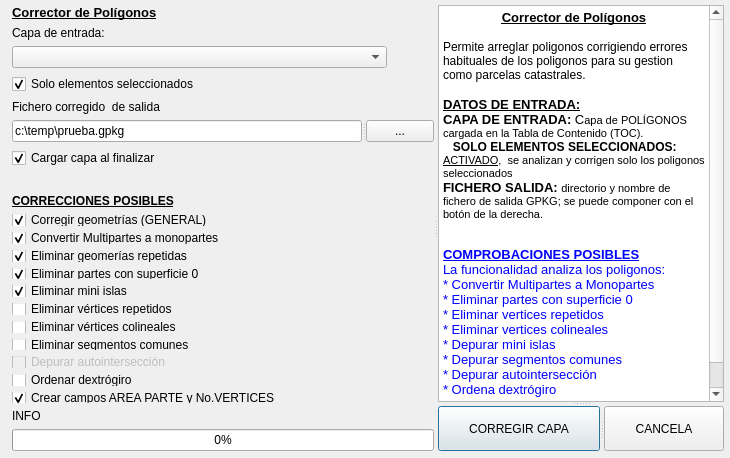
<?xml version="1.0" encoding="UTF-8"?>
<ui version="4.0">
 <author>Agustín Solabre</author>
 <class>catastro_revisaPolig</class>
 <widget class="QDialog" name="catastro_revisaPolig">
  <property name="geometry">
   <rect>
    <x>0</x>
    <y>0</y>
    <width>730</width>
    <height>458</height>
   </rect>
  </property>
  <property name="minimumSize">
   <size>
    <width>700</width>
    <height>360</height>
   </size>
  </property>
  <property name="maximumSize">
   <size>
    <width>810</width>
    <height>600</height>
   </size>
  </property>
  <property name="windowTitle">
   <string>Corregir Polígonos</string>
  </property>
  <widget class="QSplitter" name="splCompleto">
   <property name="geometry">
    <rect>
     <x>12</x>
     <y>5</y>
     <width>712</width>
     <height>446</height>
    </rect>
   </property>
   <property name="orientation">
    <enum>Qt::Horizontal</enum>
   </property>
   <widget class="QWidget" name="layoutWidget">
    <layout class="QVBoxLayout" name="verticalLayout_2">
     <property name="sizeConstraint">
      <enum>QLayout::SetMaximumSize</enum>
     </property>
     <item>
      <widget class="QLabel" name="lblTitulo">
       <property name="font">
        <font>
         <pointsize>10</pointsize>
         <weight>75</weight>
         <bold>true</bold>
         <underline>true</underline>
        </font>
       </property>
       <property name="text">
        <string>Corrector de Polígonos</string>
       </property>
      </widget>
     </item>
     <item>
      <widget class="QLabel" name="lblCapaENTRADA">
       <property name="text">
        <string>Capa de entrada:</string>
       </property>
      </widget>
     </item>
     <item>
      <widget class="QComboBox" name="cbxCapaentrada">
       <property name="sizePolicy">
        <sizepolicy hsizetype="Fixed" vsizetype="Fixed">
         <horstretch>0</horstretch>
         <verstretch>0</verstretch>
        </sizepolicy>
       </property>
       <property name="minimumSize">
        <size>
         <width>375</width>
         <height>0</height>
        </size>
       </property>
      </widget>
     </item>
     <item>
      <widget class="QCheckBox" name="chbELEMSELEC">
       <property name="text">
        <string>Solo elementos seleccionados</string>
       </property>
       <property name="checked">
        <bool>true</bool>
       </property>
      </widget>
     </item>
     <item>
      <widget class="QLabel" name="lblFichSALIDA">
       <property name="text">
        <string>Fichero corregido  de salida</string>
       </property>
      </widget>
     </item>
     <item>
      <widget class="QSplitter" name="splitter">
       <property name="orientation">
        <enum>Qt::Horizontal</enum>
       </property>
       <widget class="QLineEdit" name="lneGPKGsalida">
        <property name="sizePolicy">
         <sizepolicy hsizetype="Fixed" vsizetype="Fixed">
          <horstretch>0</horstretch>
          <verstretch>0</verstretch>
         </sizepolicy>
        </property>
        <property name="minimumSize">
         <size>
          <width>350</width>
          <height>0</height>
         </size>
        </property>
        <property name="text">
         <string>c:\temp\prueba.gpkg</string>
        </property>
       </widget>
       <widget class="QToolButton" name="btnSeleccionfich">
        <property name="text">
         <string>...</string>
        </property>
       </widget>
      </widget>
     </item>
     <item>
      <widget class="QCheckBox" name="chbCARGAGML">
       <property name="text">
        <string>Cargar capa al finalizar</string>
       </property>
       <property name="checked">
        <bool>true</bool>
       </property>
      </widget>
     </item>
     <item>
      <spacer name="verticalSpacer_2">
       <property name="orientation">
        <enum>Qt::Vertical</enum>
       </property>
       <property name="sizeHint" stdset="0">
        <size>
         <width>20</width>
         <height>40</height>
        </size>
       </property>
      </spacer>
     </item>
     <item>
      <spacer name="horizontalSpacer">
       <property name="orientation">
        <enum>Qt::Horizontal</enum>
       </property>
       <property name="sizeHint" stdset="0">
        <size>
         <width>40</width>
         <height>20</height>
        </size>
       </property>
      </spacer>
     </item>
     <item>
      <spacer name="verticalSpacer">
       <property name="orientation">
        <enum>Qt::Vertical</enum>
       </property>
       <property name="sizeHint" stdset="0">
        <size>
         <width>20</width>
         <height>40</height>
        </size>
       </property>
      </spacer>
     </item>
     <item>
      <widget class="QLabel" name="label_4">
       <property name="font">
        <font>
         <pointsize>9</pointsize>
         <weight>75</weight>
         <bold>true</bold>
         <underline>true</underline>
        </font>
       </property>
       <property name="text">
        <string>CORRECCIONES POSIBLES</string>
       </property>
      </widget>
     </item>
     <item>
      <widget class="QSplitter" name="splitter_2">
       <property name="orientation">
        <enum>Qt::Horizontal</enum>
       </property>
       <widget class="QWidget" name="layoutWidget">
        <layout class="QVBoxLayout" name="verticalLayout">
         <item>
          <widget class="QCheckBox" name="chbCorregirGeom">
           <property name="text">
            <string>Corregir geometrías (GENERAL)</string>
           </property>
           <property name="checked">
            <bool>true</bool>
           </property>
          </widget>
         </item>
         <item>
          <widget class="QCheckBox" name="chbConvMultiMono">
           <property name="text">
            <string>Convertir Multipartes a monopartes</string>
           </property>
           <property name="checked">
            <bool>true</bool>
           </property>
          </widget>
         </item>
         <item>
          <widget class="QCheckBox" name="chbElimGeomRep">
           <property name="enabled">
            <bool>true</bool>
           </property>
           <property name="text">
            <string>Eliminar geomerías repetidas</string>
           </property>
           <property name="checked">
            <bool>true</bool>
           </property>
          </widget>
         </item>
         <item>
          <widget class="QCheckBox" name="chbElimSup0">
           <property name="enabled">
            <bool>true</bool>
           </property>
           <property name="text">
            <string>Eliminar partes con superficie 0</string>
           </property>
           <property name="checked">
            <bool>true</bool>
           </property>
          </widget>
         </item>
         <item>
          <widget class="QCheckBox" name="chbElimMiniIslas">
           <property name="enabled">
            <bool>true</bool>
           </property>
           <property name="text">
            <string>Eliminar mini islas</string>
           </property>
           <property name="checked">
            <bool>true</bool>
           </property>
          </widget>
         </item>
         <item>
          <widget class="QCheckBox" name="chbElimVertRepet">
           <property name="enabled">
            <bool>true</bool>
           </property>
           <property name="text">
            <string>Eliminar vértices repetidos</string>
           </property>
           <property name="checked">
            <bool>false</bool>
           </property>
          </widget>
         </item>
         <item>
          <widget class="QCheckBox" name="chbElimVertColin">
           <property name="enabled">
            <bool>true</bool>
           </property>
           <property name="text">
            <string>Eliminar vértices colineales</string>
           </property>
           <property name="checked">
            <bool>false</bool>
           </property>
          </widget>
         </item>
         <item>
          <widget class="QCheckBox" name="chbElimSegmComun">
           <property name="enabled">
            <bool>true</bool>
           </property>
           <property name="text">
            <string>Eliminar segmentos comunes</string>
           </property>
           <property name="checked">
            <bool>false</bool>
           </property>
          </widget>
         </item>
         <item>
          <widget class="QCheckBox" name="chbDepurarAutoint">
           <property name="enabled">
            <bool>false</bool>
           </property>
           <property name="text">
            <string>Depurar autointersección</string>
           </property>
           <property name="checked">
            <bool>false</bool>
           </property>
          </widget>
         </item>
         <item>
          <widget class="QCheckBox" name="chbOrdenarDextro">
           <property name="enabled">
            <bool>true</bool>
           </property>
           <property name="text">
            <string>Ordenar dextrógiro</string>
           </property>
           <property name="checked">
            <bool>false</bool>
           </property>
          </widget>
         </item>
         <item>
          <widget class="QCheckBox" name="chbCreaCAMPOS">
           <property name="enabled">
            <bool>true</bool>
           </property>
           <property name="text">
            <string>Crear campos AREA PARTE y No.VERTICES</string>
           </property>
           <property name="checked">
            <bool>true</bool>
           </property>
          </widget>
         </item>
        </layout>
       </widget>
      </widget>
     </item>
     <item>
      <widget class="QLabel" name="lblINFO">
       <property name="enabled">
        <bool>true</bool>
       </property>
       <property name="text">
        <string>INFO</string>
       </property>
      </widget>
     </item>
     <item>
      <widget class="QProgressBar" name="progressBar">
       <property name="value">
        <number>0</number>
       </property>
      </widget>
     </item>
    </layout>
   </widget>
   <widget class="QSplitter" name="splitter_4">
    <property name="sizePolicy">
     <sizepolicy hsizetype="Minimum" vsizetype="Expanding">
      <horstretch>0</horstretch>
      <verstretch>0</verstretch>
     </sizepolicy>
    </property>
    <property name="minimumSize">
     <size>
      <width>239</width>
      <height>0</height>
     </size>
    </property>
    <property name="orientation">
     <enum>Qt::Vertical</enum>
    </property>
    <widget class="QTextBrowser" name="txbAyuda">
     <property name="html">
      <string>&lt;!DOCTYPE HTML PUBLIC &quot;-//W3C//DTD HTML 4.0//EN&quot; &quot;http://www.w3.org/TR/REC-html40/strict.dtd&quot;&gt;
&lt;html&gt;&lt;head&gt;&lt;meta name=&quot;qrichtext&quot; content=&quot;1&quot; /&gt;&lt;style type=&quot;text/css&quot;&gt;
p, li { white-space: pre-wrap; }
&lt;/style&gt;&lt;/head&gt;&lt;body style=&quot; font-family:'MS Shell Dlg 2'; font-size:8.25pt; font-weight:400; font-style:normal;&quot;&gt;
&lt;p align=&quot;center&quot; style=&quot; margin-top:0px; margin-bottom:0px; margin-left:0px; margin-right:0px; -qt-block-indent:0; text-indent:0px;&quot;&gt;&lt;span style=&quot; font-size:10pt; font-weight:600; text-decoration: underline;&quot;&gt;Corrector de Polígonos&lt;/span&gt;&lt;/p&gt;
&lt;p align=&quot;center&quot; style=&quot;-qt-paragraph-type:empty; margin-top:0px; margin-bottom:0px; margin-left:0px; margin-right:0px; -qt-block-indent:0; text-indent:0px; font-size:10pt; text-decoration: underline;&quot;&gt;&lt;br /&gt;&lt;/p&gt;
&lt;p style=&quot; margin-top:0px; margin-bottom:0px; margin-left:0px; margin-right:0px; -qt-block-indent:0; text-indent:0px;&quot;&gt;&lt;span style=&quot; font-size:9pt;&quot;&gt;Permite arreglar poligonos corrigiendo errores habituales de los poligonos para su gestion como parcelas catastrales.&lt;/span&gt;&lt;/p&gt;
&lt;p style=&quot;-qt-paragraph-type:empty; margin-top:0px; margin-bottom:0px; margin-left:0px; margin-right:0px; -qt-block-indent:0; text-indent:0px; font-size:10pt;&quot;&gt;&lt;br /&gt;&lt;/p&gt;
&lt;p style=&quot; margin-top:0px; margin-bottom:0px; margin-left:0px; margin-right:0px; -qt-block-indent:0; text-indent:0px;&quot;&gt;&lt;span style=&quot; font-size:10pt; font-weight:600; text-decoration: underline;&quot;&gt;DATOS DE ENTRADA:&lt;/span&gt;&lt;/p&gt;
&lt;p style=&quot; margin-top:0px; margin-bottom:0px; margin-left:0px; margin-right:0px; -qt-block-indent:0; text-indent:0px;&quot;&gt;&lt;span style=&quot; font-size:10pt; font-weight:600;&quot;&gt;CAPA DE ENTRADA:&lt;/span&gt;&lt;span style=&quot; font-size:10pt;&quot;&gt; C&lt;/span&gt;&lt;span style=&quot; font-size:8pt;&quot;&gt;apa de POLÍGONOS cargada en la Tabla de Contenido (TOC).&lt;/span&gt;&lt;/p&gt;
&lt;p style=&quot; margin-top:0px; margin-bottom:0px; margin-left:0px; margin-right:0px; -qt-block-indent:0; text-indent:0px;&quot;&gt;&lt;span style=&quot; font-size:9pt; font-weight:600;&quot;&gt;   SOLO ELEMENTOS SELECCIONADOS:&lt;/span&gt; &lt;span style=&quot; text-decoration: underline;&quot;&gt;ACTIVADO&lt;/span&gt;,  se analizan y corrigen solo los poligonos seleccionados&lt;/p&gt;
&lt;p style=&quot; margin-top:0px; margin-bottom:0px; margin-left:0px; margin-right:0px; -qt-block-indent:0; text-indent:0px;&quot;&gt;&lt;span style=&quot; font-size:10pt; font-weight:600;&quot;&gt;FICHERO SALIDA:&lt;/span&gt;&lt;span style=&quot; font-size:10pt;&quot;&gt; &lt;/span&gt;&lt;span style=&quot; font-size:8pt;&quot;&gt;directorio y nombre de fichero de salida GPKG; se puede componer con el botón de la derecha.&lt;/span&gt;&lt;/p&gt;
&lt;p style=&quot;-qt-paragraph-type:empty; margin-top:0px; margin-bottom:0px; margin-left:0px; margin-right:0px; -qt-block-indent:0; text-indent:0px;&quot;&gt;&lt;br /&gt;&lt;/p&gt;
&lt;p style=&quot;-qt-paragraph-type:empty; margin-top:0px; margin-bottom:0px; margin-left:0px; margin-right:0px; -qt-block-indent:0; text-indent:0px;&quot;&gt;&lt;br /&gt;&lt;/p&gt;
&lt;p style=&quot; margin-top:0px; margin-bottom:0px; margin-left:0px; margin-right:0px; -qt-block-indent:0; text-indent:0px;&quot;&gt;&lt;span style=&quot; font-size:10pt; font-weight:600; text-decoration: underline; color:#0000ff;&quot;&gt;COMPROBACIONES POSIBLES&lt;/span&gt;&lt;/p&gt;
&lt;p style=&quot; margin-top:0px; margin-bottom:0px; margin-left:0px; margin-right:0px; -qt-block-indent:0; text-indent:0px;&quot;&gt;&lt;span style=&quot; font-size:10pt; color:#0000ff;&quot;&gt;La funcionalidad analiza los poligonos:&lt;/span&gt;&lt;/p&gt;
&lt;p style=&quot; margin-top:0px; margin-bottom:0px; margin-left:0px; margin-right:0px; -qt-block-indent:0; text-indent:0px;&quot;&gt;&lt;span style=&quot; font-size:10pt; color:#0000ff;&quot;&gt;* Convertir Multipartes a Monopartes&lt;/span&gt;&lt;/p&gt;
&lt;p style=&quot; margin-top:0px; margin-bottom:0px; margin-left:0px; margin-right:0px; -qt-block-indent:0; text-indent:0px;&quot;&gt;&lt;span style=&quot; font-size:10pt; color:#0000ff;&quot;&gt;* Eliminar partes con superficie 0&lt;/span&gt;&lt;/p&gt;
&lt;p style=&quot; margin-top:0px; margin-bottom:0px; margin-left:0px; margin-right:0px; -qt-block-indent:0; text-indent:0px;&quot;&gt;&lt;span style=&quot; font-size:10pt; color:#0000ff;&quot;&gt;* Eliminar vertices repetidos&lt;/span&gt;&lt;/p&gt;
&lt;p style=&quot; margin-top:0px; margin-bottom:0px; margin-left:0px; margin-right:0px; -qt-block-indent:0; text-indent:0px;&quot;&gt;&lt;span style=&quot; font-size:10pt; color:#0000ff;&quot;&gt;* Eliminar vertices colineales&lt;/span&gt;&lt;/p&gt;
&lt;p style=&quot; margin-top:0px; margin-bottom:0px; margin-left:0px; margin-right:0px; -qt-block-indent:0; text-indent:0px;&quot;&gt;&lt;span style=&quot; font-size:10pt; color:#0000ff;&quot;&gt;* Depurar mini islas&lt;/span&gt;&lt;/p&gt;
&lt;p style=&quot; margin-top:0px; margin-bottom:0px; margin-left:0px; margin-right:0px; -qt-block-indent:0; text-indent:0px;&quot;&gt;&lt;span style=&quot; font-size:10pt; color:#0000ff;&quot;&gt;* Depurar segmentos comunes&lt;/span&gt;&lt;/p&gt;
&lt;p style=&quot; margin-top:0px; margin-bottom:0px; margin-left:0px; margin-right:0px; -qt-block-indent:0; text-indent:0px;&quot;&gt;&lt;span style=&quot; font-size:10pt; color:#0000ff;&quot;&gt;* Depurar autointersección&lt;/span&gt;&lt;/p&gt;
&lt;p style=&quot; margin-top:0px; margin-bottom:0px; margin-left:0px; margin-right:0px; -qt-block-indent:0; text-indent:0px;&quot;&gt;&lt;span style=&quot; font-size:10pt; color:#0000ff;&quot;&gt;* Ordena dextrógiro&lt;/span&gt;&lt;/p&gt;
&lt;p style=&quot;-qt-paragraph-type:empty; margin-top:0px; margin-bottom:0px; margin-left:0px; margin-right:0px; -qt-block-indent:0; text-indent:0px; font-size:10pt; color:#0000ff;&quot;&gt;&lt;br /&gt;&lt;/p&gt;
&lt;p style=&quot;-qt-paragraph-type:empty; margin-top:0px; margin-bottom:0px; margin-left:0px; margin-right:0px; -qt-block-indent:0; text-indent:0px;&quot;&gt;&lt;br /&gt;&lt;/p&gt;&lt;/body&gt;&lt;/html&gt;</string>
     </property>
    </widget>
    <widget class="QSplitter" name="splitter_3">
     <property name="orientation">
      <enum>Qt::Horizontal</enum>
     </property>
     <widget class="QPushButton" name="btnCorregirCAPA">
      <property name="text">
       <string>CORREGIR CAPA</string>
      </property>
     </widget>
     <widget class="QPushButton" name="btnCANCELA">
      <property name="text">
       <string>CANCELA</string>
      </property>
     </widget>
    </widget>
   </widget>
  </widget>
 </widget>
 <tabstops>
  <tabstop>cbxCapaentrada</tabstop>
  <tabstop>chbELEMSELEC</tabstop>
  <tabstop>btnSeleccionfich</tabstop>
  <tabstop>lneGPKGsalida</tabstop>
  <tabstop>chbCARGAGML</tabstop>
  <tabstop>btnCorregirCAPA</tabstop>
  <tabstop>btnCANCELA</tabstop>
  <tabstop>txbAyuda</tabstop>
 </tabstops>
 <resources/>
 <connections/>
</ui>
